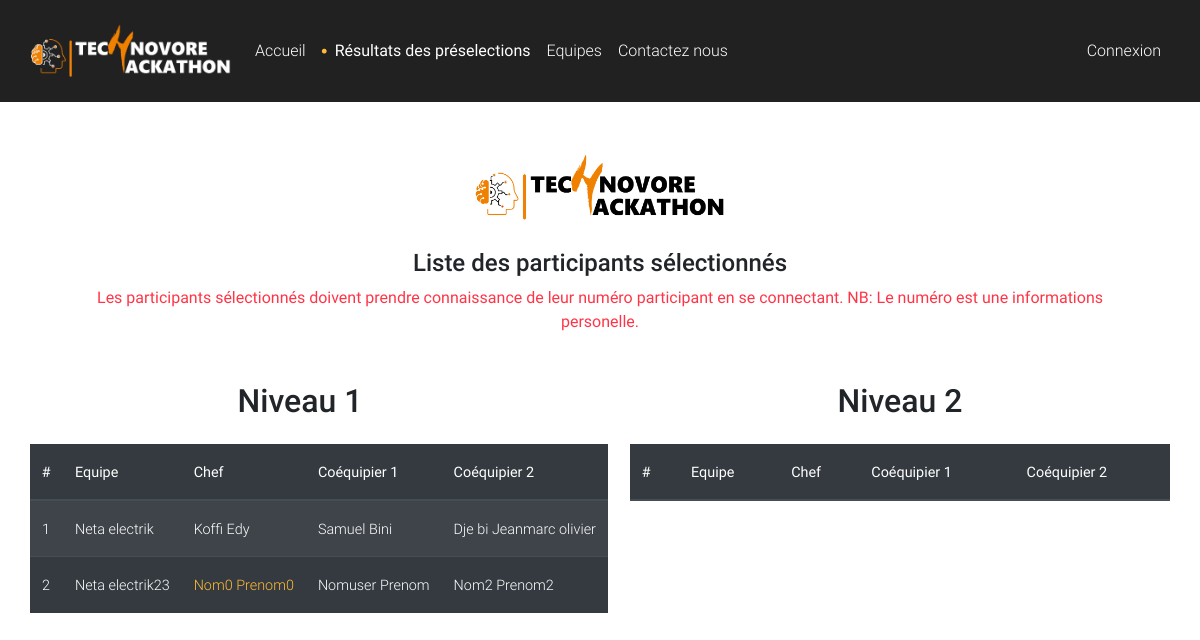
Page /resultats/ on the committed database.
### participant/models.py (models this page shows, shortened)
class Equipe(models.Model):
    nom = models.CharField(max_length=150)
    password = models.CharField(max_length=2000)
    salle = models.CharField(
        max_length=20, choices=listes.salles, null=True, blank=True, default="")
    selectionner = models.BooleanField(default=True)
    chef = models.CharField(max_length=150)
    date_creation = models.DateTimeField(
        'date de création', auto_now_add=True)
    niveau = models.CharField(max_length=8, choices=listes.niveau)

class Participant(models.Model):
    user = models.OneToOneField(User, on_delete=models.CASCADE, related_name='participant')
    numero = models.CharField(max_length=8,null=True,blank=True)
    equipe = models.ForeignKey(Equipe, on_delete=models.CASCADE, related_name='participants')
    is_chief = models.BooleanField(default=False)
    def __str__(self):
        self.nom = "{} {}".format(self.user.last_name, self.user.first_name)
        return self.nom

### technohack/views.py (the view)
# urls.py: path('resultats/', views.resultats, name='attente'),
def resultats(request):
    equipes = Equipe.objects.all().filter(selectionner=True).order_by('-selectionner','nom')
    equipes_niveau1 = equipes.filter(niveau='Niveau 1')
    equipes_niveau2 = equipes.filter(niveau='Niveau 2')
    return render(request, 'resultats.html', locals())

### templates/resultats.html (shortened to what this page needs)
{% extends 'base.html' %}
{% load static %}
{% block content %}
<div class="container-fluid">
  <div class="text-center p-5">
    <div class="mb-4"><img style="width: 250px" src="{% static 'images/logoofficiel.png' %}"></div>
    <div class="h4 text-center">Liste des participants sélectionnés</div>
    <div class="text-danger"><strong>Les participants sélectionnés doivent prendre connaissance de leur numéro participant en se connectant. NB: Le numéro est une informations personelle.</strong></div>
  </div>
</div>
<div class="container-fluid">
  <div class="row">
    <div class="col-md-6 col-sm-12 ">
      <div class="container">
        <div class="text-center mb-4 h2">Niveau 1</div>
        <div class="table-responsive-xl text-nowrap">
          <table class="table table-striped table-dark table-hover">
            <thead>
              <tr>
                <th>#</th>
                <th>Equipe</th>
                <th>Chef</th>
                <th>Coéquipier 1</th>
                <th>Coéquipier 2</th>
              </tr>
            </thead>
            <tbody>
              {% for equipe in equipes_niveau1 %}
              <tr>
                <td>{{forloop.counter}}</td>
                <td>{{equipe.nom.capitalize}}</td>
                {% for participant in equipe.participants.all %}
                  <td>
                    <span  {% if participant|lower == equipe.chef|lower %} class="text-warning" {% endif %}>
                    {{participant.user.last_name.capitalize}}
                    {{participant.user.first_name.capitalize}}
                    </span>
                  </td>
                {% endfor %}
              </tr>
              {% endfor %}
            </tbody>
          </table>
        </div>
      </div>
    </div>
    <div class="col-md-6 col-sm-12 ">
      <div class="container">
        <div class="text-center mb-4 h2">Niveau 2</div>
        <div class="table-responsive-xl text-nowrap">
          <table class="table table-striped table-dark table-hover">
            <thead>
              <tr>
                <th>#</th>
                <th>Equipe</th>
                <th>Chef</th>
                <th>Coéquipier 1</th>
                <th>Coéquipier 2</th>
              </tr>
            </thead>
          </table>
        </div>
      </div>
    </div>
  </div>
</div>
{% endblock content %}

### templates/base.html (style rules this page uses)
html, body, header, .view { height: 100%; }

### rows in the picture
Equipe: nom "Neta electrik"
Participant: user.last_name "Koffi", user.first_name "Edy"
Participant: user.last_name "Samuel", user.first_name "Bini"
Participant: user.last_name "Dje bi", user.first_name "Jeanmarc olivier"
Equipe: nom "Neta electrik23"
Participant: user.last_name "Nom0", user.first_name "Prenom0"
Participant: user.last_name "Nomuser", user.first_name "Prenom"
Participant: user.last_name "Nom2", user.first_name "Prenom2"
